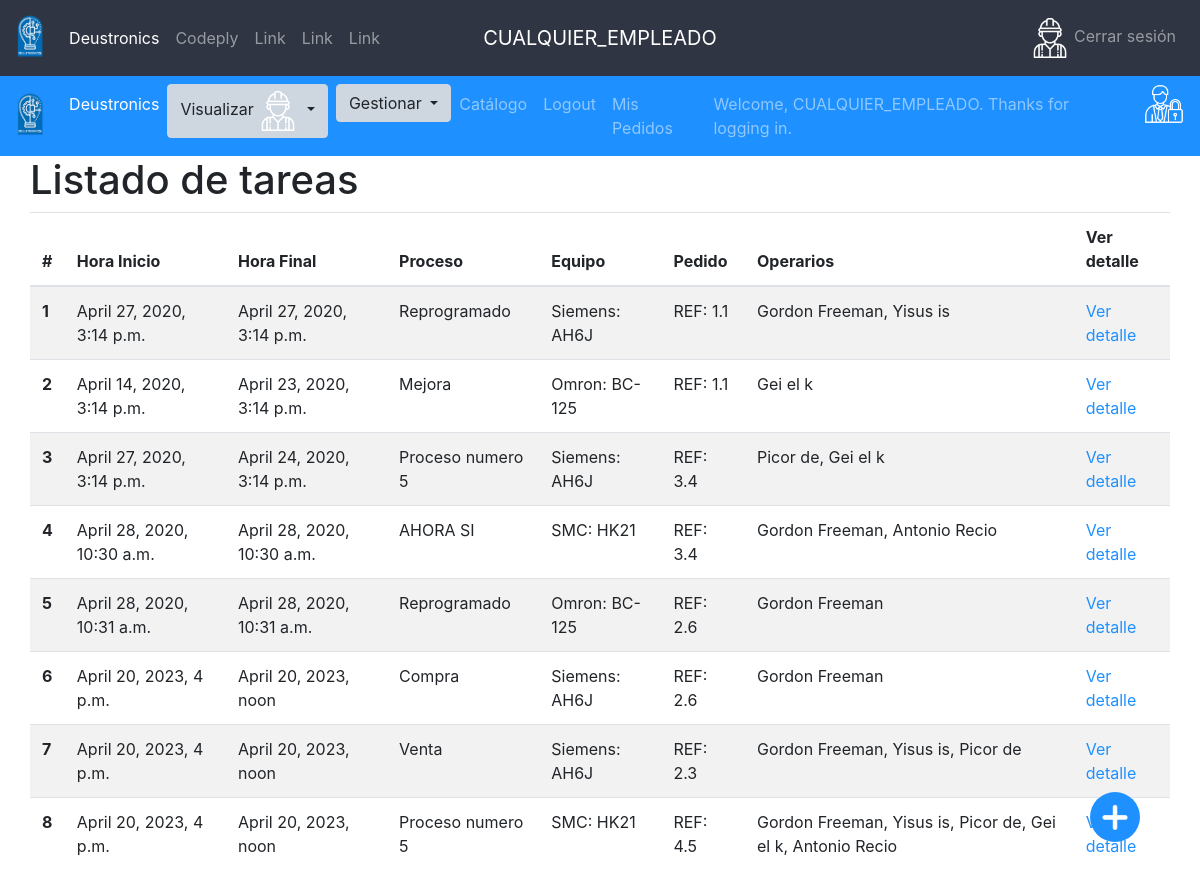
The page /tareas/ (signed in) on the database as committed earlier.
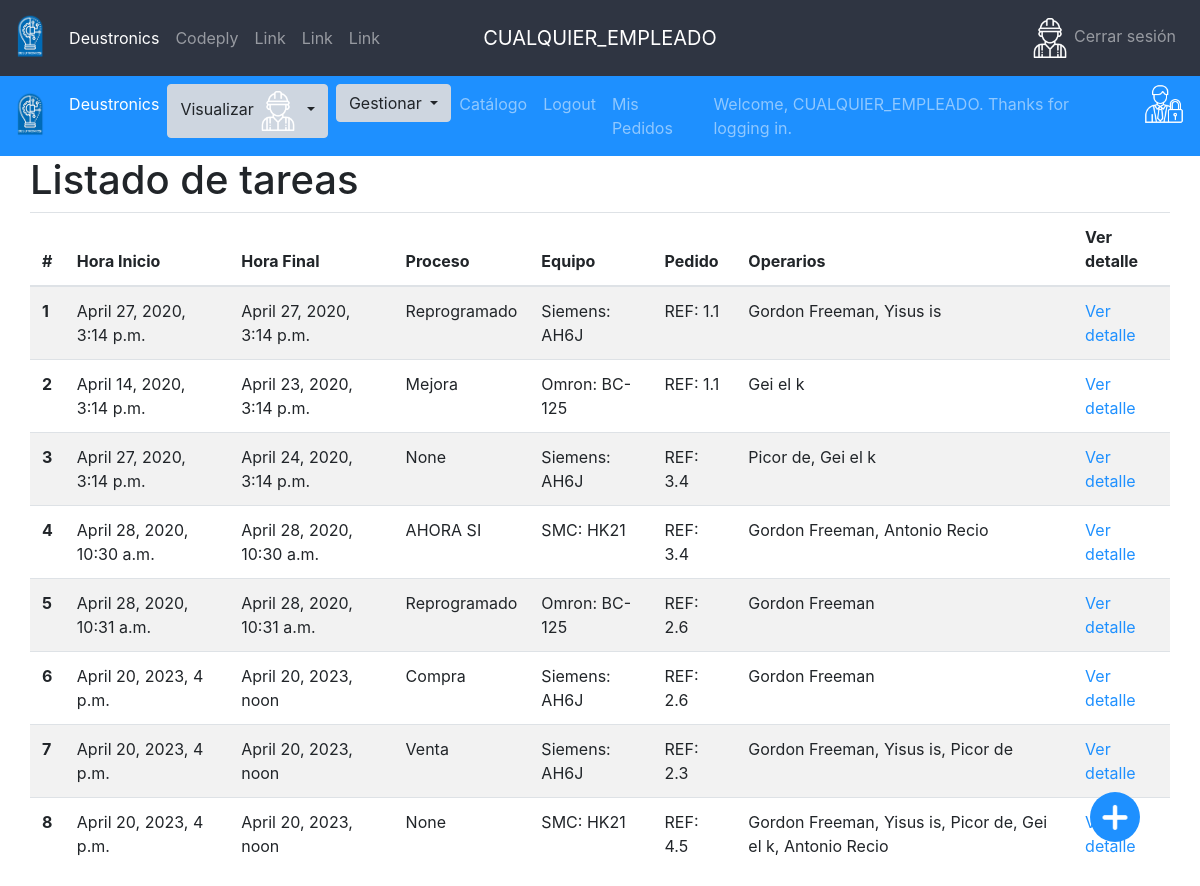
The same page on the database as committed later.
### app/models.py (models this page shows, shortened)
class Tarea(models.Model):
    hora_inicio = models.DateTimeField()
    hora_fin = models.DateTimeField()
    equipo = models.ForeignKey(Equipo, on_delete=models.SET_NULL, null=True)
    proceso = models.ForeignKey(Proceso, on_delete=models.SET_NULL, null=True)
    pedido = models.ForeignKey(Pedido, on_delete=models.SET_NULL, null=True)
    empleados_asignados = models.ManyToManyField(Empleado)

class Proceso(models.Model):
    nombre = models.CharField(max_length=100)
    def __str__(self):
       return self.nombre

class Equipo(models.Model):
    marca = models.CharField(max_length=100)
    modelo = models.CharField(max_length=100)
    tipo = models.ForeignKey(TipoEquipo, on_delete=models.SET_NULL, null=True)
    fecha_adquisicion = models.DateField()
    fecha_instalacion = models.DateField()
    fecha_ultimo_mantenimiento = models.DateField()
    def __str__(self):
       return str(f"{self.marca}: {self.modelo}")

class Pedido(models.Model):
    planificado = models.BooleanField()
    producido = models.BooleanField()
    cantidad = models.IntegerField()
    catalogo = models.ForeignKey(
        Catalogo, on_delete=models.SET_NULL, null=True)
    cliente = models.ForeignKey(Cliente, on_delete=models.SET_NULL, null=True)
    importe=models.FloatField()
    def __str__(self):
       return str(f"REF: {self.cliente.id}.{self.id}")

class Cliente(models.Model):
    nombre = models.CharField(max_length=100)
    usuario = models.ForeignKey(User, on_delete=models.CASCADE,unique=True)

class Empleado(models.Model):
    dni = models.CharField(max_length=9)
    nombre = models.CharField(max_length=100)
    apellido1 = models.CharField(max_length=100)
    apellido2 = models.CharField(max_length=100)
    telefono = models.CharField(max_length=15)
    usuario = models.ForeignKey(User, on_delete=models.CASCADE,unique=True)
    def __str__(self):
       return str(f"{self.nombre} {self.apellido1}")

### app/views.py (the view, shortened to what this page needs)
# urls.py: path('tareas/', login_required(views.TareaListView.as_view()), name='tarea_lista'),
class TareaListView(View):
    def get(self, req, *args, **kwargs):
        form =TareaForm()
        data=Tarea.objects.all()
        context={'form':form,'tareas':data, 'urlBotonFlotante':reverse('tarea_create')}
        return render(req, 'tarea_lista.html', context)

### app/templatetags/sesion_tags.py (called while the page is built)
@register.filter(name='has_group')
def has_group(user, group_name):
    return user.groups.filter(name=group_name).exists()

### app/templates/tarea_lista.html
{%extends 'base.html'%} {% block content%}
<h1>
  Listado de tareas
</h1>
<table class="table table-striped">
  <thead>
    <tr>
      <th scope="col">#</th>
      <th scope="col">Hora Inicio</th>
      <th scope="col">Hora Final</th>
      <th scope="col">Proceso</th>
      <th scope="col">Equipo</th>
      <th scope="col">Pedido</th>
      <th scope="col">Operarios</th>
      <th scope="col">Ver detalle</th>
    </tr>
  </thead>
  <tbody>
    {%for tarea in tareas%}
    <tr>
      <th scope="row">{{tarea.id}}</th>
      <td>{{tarea.hora_inicio}}</td>
      <td>{{tarea.hora_fin}}</td>
      <td>{{tarea.proceso}}</td>
      <td>{{tarea.equipo}}</td>
      <td>{{tarea.pedido}}</td>
      <td>
        {{tarea.empleados_asignados.all|join:", "}}
      </td>
      <td><a href="{%url 'tarea_detalle' tarea.id %}"> Ver detalle</a></td>
    </tr>
    {%endfor%}
  </tbody>
</table>
{%endblock%}

Rows that differ between the two databases and show on the page:
changed Tarea "April 24, 2020, 3:14 p.m.": proceso "Proceso numero 5" → "None"
changed Tarea "REF: 4.5": proceso "Proceso numero 5" → "None"
